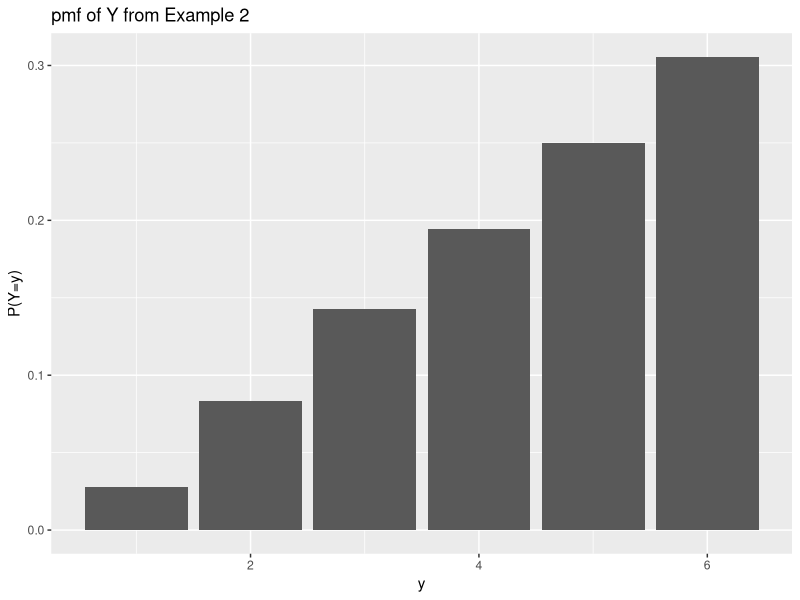
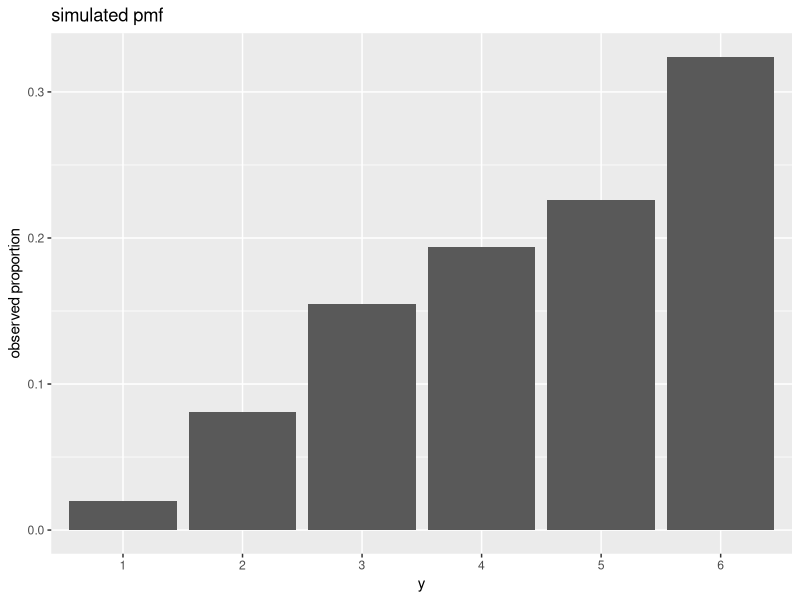

Recreate these plots in R, in order.
## ---- chunk 1
y <- c(1,2,3,4,5,6)
py <- c(1/36,3/36,5/35,7/36,9/36,11/36)
ypy <- c(1/36,6/36,15/36,28/36,45/36,66/36)
y2py <- c(1/36,12/36,45/36,112/36,225/36,396/36)
pmf <- data.frame(y,py,ypy,y2py)
pmf


mu <- sum(y*py)
mu

EY2 <- sum(y^2*py)
EY2

sigma2 <- EY2-mu^2
sigma2
## ---- chunk 2
y <- c(1,2,3,4,5,6)
py <- c(1/36,3/36,5/35,7/36,9/36,11/36)
dd <- data.frame(y=y,probs = py)

library(ggplot2)
ggplot(aes(x=y,y=probs),data = dd)+geom_bar(stat='identity')+
    ylab('P(Y=y)')+xlab('y')+ggtitle('pmf of Y from Example 2')

## ---- chunk 3
zy <- c(3,5,7,9,11,13)
mean(zy)
var(zy)
## ---- chunk 4
  one.Y <- function() {
  y <- c(1,2,3,4,5,6)
  dice.r <- sample(y,1,replace=TRUE)  
  dice.w <- sample(y,1,replace=TRUE)
  one.roll <- c(1,2,3,4,5,6)
  Red.Roll <-sample(one.roll,1,replace=TRUE)
  White.Roll <- sample(one.roll,1,replace=TRUE)  
  topdog <- max(Red.Roll,White.Roll)
  return(topdog)
  }
  
many.Y <- replicate(1000,one.Y())


## ---- chunk 5
 
library(ggplot2)
df <- data.frame(x=as.factor(many.Y))
ggplot(aes(x=as.factor(many.Y)),data=df)+geom_bar(aes(y=(..count..)/(sum(..count..))))+ylab('observed proportion')+xlab('y')+ggtitle('simulated pmf')


## ---- chunk 6
mean(many.Y)
## ---- chunk 7
var(many.Y)

## ---- chunk 8
sd(many.Y)

## ---- chunk 9
one.z <- function() {
  zy <- c(3,5,7,9,11,13)
  dice.r <- sample(y,1,replace=TRUE)  
  dice.w <- sample(y,1,replace=TRUE)
  one.roll <- c(1,2,3,4,5,6)
  Red.Roll <-sample(one.roll,1,replace=TRUE)
  White.Roll <- sample(one.roll,1,replace=TRUE)  
  topdogz <- max(Red.Roll,White.Roll)
  return(topdogz)
}
one.z()


many.z <- replicate(1000,one.z())
many.z
## ---- chunk 10
mean(many.z)

## ---- chunk 11
var(many.z)
